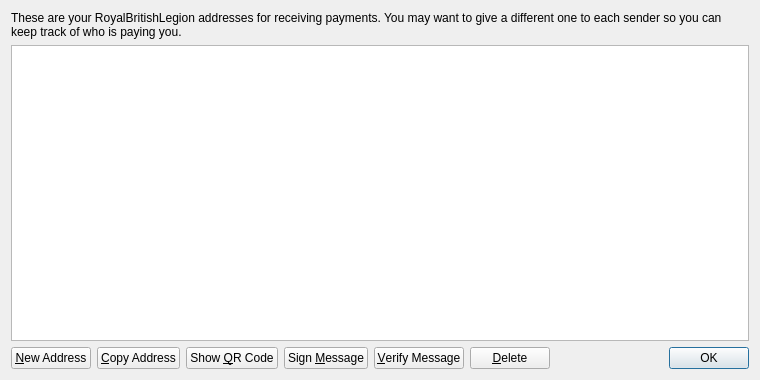
<?xml version="1.0" encoding="UTF-8"?>
<ui version="4.0">
 <class>AddressBookPage</class>
 <widget class="QWidget" name="AddressBookPage">
  <property name="geometry">
   <rect>
    <x>0</x>
    <y>0</y>
    <width>760</width>
    <height>380</height>
   </rect>
  </property>
  <property name="windowTitle">
   <string>Address Book</string>
  </property>
  <layout class="QVBoxLayout" name="verticalLayout">
   <item>
    <widget class="QLabel" name="labelExplanation">
     <property name="text">
      <string>These are your RoyalBritishLegion addresses for receiving payments. You may want to give a different one to each sender so you can keep track of who is paying you.</string>
     </property>
     <property name="textFormat">
      <enum>Qt::PlainText</enum>
     </property>
     <property name="wordWrap">
      <bool>true</bool>
     </property>
    </widget>
   </item>
   <item>
    <widget class="QTableView" name="tableView">
     <property name="contextMenuPolicy">
      <enum>Qt::CustomContextMenu</enum>
     </property>
     <property name="toolTip">
      <string>Double-click to edit address or label</string>
     </property>
     <property name="tabKeyNavigation">
      <bool>false</bool>
     </property>
     <property name="alternatingRowColors">
      <bool>true</bool>
     </property>
     <property name="selectionMode">
      <enum>QAbstractItemView::SingleSelection</enum>
     </property>
     <property name="selectionBehavior">
      <enum>QAbstractItemView::SelectRows</enum>
     </property>
     <property name="sortingEnabled">
      <bool>true</bool>
     </property>
     <attribute name="verticalHeaderVisible">
      <bool>false</bool>
     </attribute>
    </widget>
   </item>
   <item>
    <layout class="QHBoxLayout" name="horizontalLayout">
     <item>
      <widget class="QPushButton" name="newAddressButton">
       <property name="toolTip">
        <string>Create a new address</string>
       </property>
       <property name="text">
        <string>&amp;New Address</string>
       </property>
       <property name="icon">
        <iconset resource="../bitcoin.qrc">
         <normaloff>:/icons/add</normaloff>:/icons/add</iconset>
       </property>
      </widget>
     </item>
     <item>
      <widget class="QPushButton" name="copyToClipboard">
       <property name="toolTip">
        <string>Copy the currently selected address to the system clipboard</string>
       </property>
       <property name="text">
        <string>&amp;Copy Address</string>
       </property>
       <property name="icon">
        <iconset resource="../bitcoin.qrc">
         <normaloff>:/icons/editcopy</normaloff>:/icons/editcopy</iconset>
       </property>
      </widget>
     </item>
     <item>
      <widget class="QPushButton" name="showQRCode">
       <property name="text">
        <string>Show &amp;QR Code</string>
       </property>
       <property name="icon">
        <iconset resource="../bitcoin.qrc">
         <normaloff>:/icons/qrcode</normaloff>:/icons/qrcode</iconset>
       </property>
      </widget>
     </item>
     <item>
      <widget class="QPushButton" name="signMessage">
       <property name="toolTip">
        <string>Sign a message to prove you own a RoyalBritishLegion address</string>
       </property>
       <property name="text">
        <string>Sign &amp;Message</string>
       </property>
       <property name="icon">
        <iconset resource="../bitcoin.qrc">
         <normaloff>:/icons/edit</normaloff>:/icons/edit</iconset>
       </property>
      </widget>
     </item>
     <item>
      <widget class="QPushButton" name="verifyMessage">
       <property name="toolTip">
        <string>Verify a message to ensure it was signed with a specified RoyalBritishLegion address</string>
       </property>
       <property name="text">
        <string>&amp;Verify Message</string>
       </property>
       <property name="icon">
        <iconset resource="../bitcoin.qrc">
         <normaloff>:/icons/transaction_0</normaloff>:/icons/transaction_0</iconset>
       </property>
      </widget>
     </item>
     <item>
      <widget class="QPushButton" name="deleteButton">
       <property name="toolTip">
        <string>Delete the currently selected address from the list</string>
       </property>
       <property name="text">
        <string>&amp;Delete</string>
       </property>
       <property name="icon">
        <iconset resource="../bitcoin.qrc">
         <normaloff>:/icons/remove</normaloff>:/icons/remove</iconset>
       </property>
      </widget>
     </item>
     <item>
      <spacer name="horizontalSpacer">
       <property name="orientation">
        <enum>Qt::Horizontal</enum>
       </property>
       <property name="sizeHint" stdset="0">
        <size>
         <width>40</width>
         <height>20</height>
        </size>
       </property>
      </spacer>
     </item>
     <item>
      <widget class="QDialogButtonBox" name="buttonBox">
       <property name="sizePolicy">
        <sizepolicy hsizetype="Maximum" vsizetype="Fixed">
         <horstretch>0</horstretch>
         <verstretch>0</verstretch>
        </sizepolicy>
       </property>
       <property name="standardButtons">
        <set>QDialogButtonBox::Ok</set>
       </property>
      </widget>
     </item>
    </layout>
   </item>
  </layout>
 </widget>
 <resources>
  <include location="../bitcoin.qrc"/>
 </resources>
 <connections/>
</ui>
